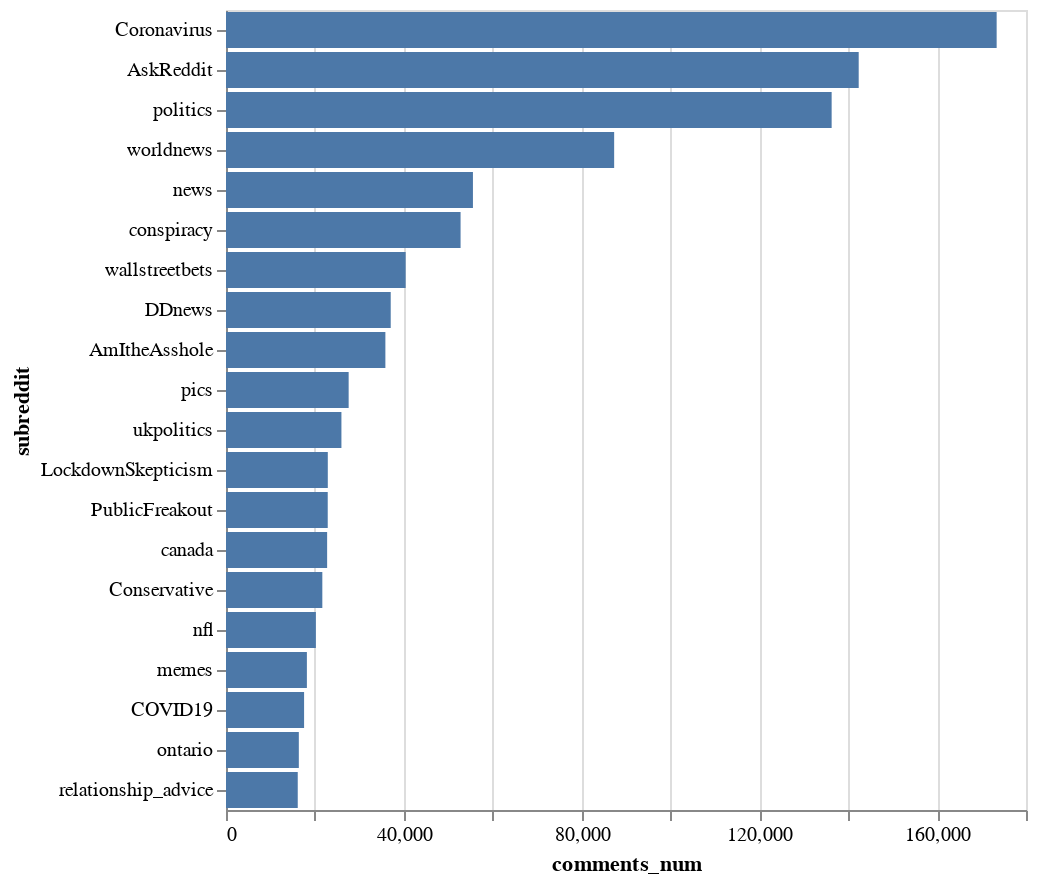

The cell this chart's notebook holds for it:
### Code cell
subr_counts_plt = plot_subr_counts(subr_counts, k=20)
subr_counts_plt

### Figure 1 — Vega-Lite specification as saved in the notebook (floating-point values rounded to 4 significant figures)
{"config": {"view": {"continuousWidth": 400, "continuousHeight": 300}}, "data": {"name": "data-4458ddb2ac6f25acdcc8df0cbd1ee925"}, "mark": "bar", "encoding": {"x": {"field": "comments_num", "type": "quantitative"}, "y": {"field": "subreddit", "sort": "-x", "type": "nominal"}}, "$schema": "https://vega.github.io/schema/vega-lite/v4.17.0.json", "datasets": {"data-4458ddb2ac6f25acdcc8df0cbd1ee925": [{"subreddit": "Coronavirus", "comments_num": 173397}, {"subreddit": "AskReddit", "comments_num": 142358}, {"subreddit": "politics", "comments_num": 136270}, {"subreddit": "worldnews", "comments_num": 87336}, {"subreddit": "news", "comments_num": 55561}, {"subreddit": "conspiracy", "comments_num": 52780}, {"subreddit": "wallstreetbets", "comments_num": 40424}, {"subreddit": "DDnews", "comments_num": 37062}, {"subreddit": "AmItheAsshole", "comments_num": 35861}, {"subreddit": "pics", "comments_num": 27597}, {"subreddit": "ukpolitics", "comments_num": 25970}, {"subreddit": "LockdownSkepticism", "comments_num": 22906}, {"subreddit": "PublicFreakout", "comments_num": 22891}, {"subreddit": "canada", "comments_num": 22754}, {"subreddit": "Conservative", "comments_num": 21673}, {"subreddit": "nfl", "comments_num": 20222}, {"subreddit": "memes", "comments_num": 18200}, {"subreddit": "COVID19", "comments_num": 17570}, {"subreddit": "ontario", "comments_num": 16386}, {"subreddit": "relationship_advice", "comments_num": 16143}]}}
